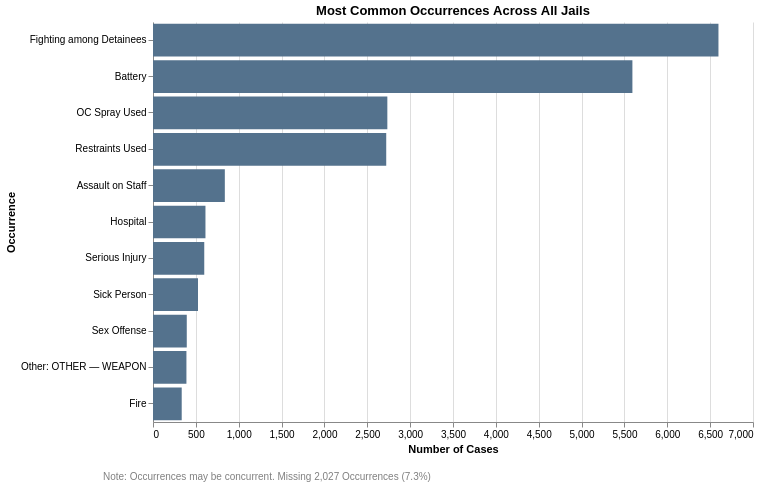

Notebook source saved alongside this figure:
### Code cell
total_occurrence_chart

### Figure 1 — Vega-Lite specification as saved in the notebook (floating-point values rounded to 4 significant figures)
{"config": {"view": {"continuousWidth": 300, "continuousHeight": 300, "stroke": null}}, "layer": [{"data": {"name": "data-53b558daaf3edc8c32d73bc683102a60"}, "mark": {"type": "bar", "color": "#54728d"}, "encoding": {"tooltip": [{"field": "Cleaned Occurrences", "title": "Occurrence", "type": "nominal"}, {"field": "count", "format": ",d", "title": "Case Count", "type": "quantitative"}], "x": {"field": "count", "title": "Number of Cases", "type": "quantitative"}, "y": {"field": "Cleaned Occurrences", "sort": "-x", "title": "Occurrence", "type": "nominal"}}, "title": "Most Common Occurrences Across All Jails"}, {"data": {"name": "data-ddd34104ddae3c1e088a8ca46401a7a7"}, "mark": {"type": "text", "align": "left", "baseline": "bottom", "color": "gray", "dx": 0, "dy": 20, "fontSize": 10}, "encoding": {"text": {"field": "text", "type": "nominal"}, "x": {"value": -50}, "y": {"value": 440}}}], "height": 400, "width": 600, "$schema": "https://vega.github.io/schema/vega-lite/v5.20.1.json", "datasets": {"data-53b558daaf3edc8c32d73bc683102a60": [{"Cleaned Occurrences": "Fighting among Detainees", "count": 6597}, {"Cleaned Occurrences": "Battery", "count": 5593}, {"Cleaned Occurrences": "OC Spray Used", "count": 2734}, {"Cleaned Occurrences": "Restraints Used", "count": 2721}, {"Cleaned Occurrences": "Assault on Staff", "count": 838}, {"Cleaned Occurrences": "Hospital", "count": 612}, {"Cleaned Occurrences": "Serious Injury", "count": 598}, {"Cleaned Occurrences": "Sick Person", "count": 525}, {"Cleaned Occurrences": "Sex Offense", "count": 394}, {"Cleaned Occurrences": "Other: OTHER — WEAPON\n", "count": 390}, {"Cleaned Occurrences": "Fire", "count": 335}], "data-ddd34104ddae3c1e088a8ca46401a7a7": [{"text": "Note: Occurrences may be concurrent. Missing 2,027 Occurrences (7.3%)", "x": 0, "y": 0}]}}
